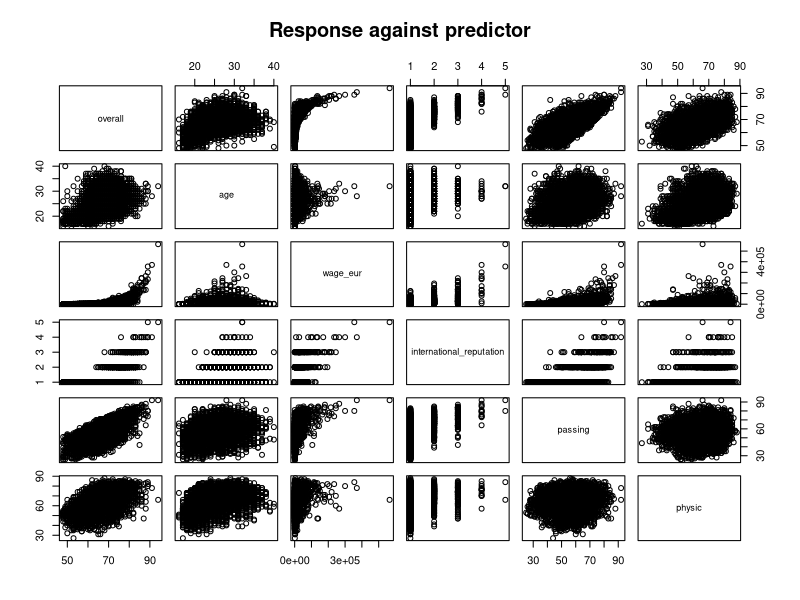

The R source for this figure: (Note: this script raises an error after producing the figure.)
## ---- chunk 1
library(tidyverse)
library(knitr)
library(car)
knitr::opts_chunk$set(fig.pos = 'H', echo = FALSE, message = FALSE, warning = FALSE)

## ---- chunk 2
#| lable: fig-data
#| fig-cap: Statistical analysis of "overall'
#| echo: false
#| warning: false
#| information: false


data <- read.csv("../data/cleaned_data/cleaned_data.csv")
transform_data <- data
summary_stats <- data.frame(
  min = min(data$overall),
  max = max(data$overall),
  mean = mean(data$overall),
  median = median(data$overall),
  standard_deviation = sd(data$overall)
)
kable(summary_stats, caption = "Descriptive Statistic of Response Variable")
## ---- chunk 3
#| echo: false
#| message: false
#| warning: false
#| information: false
plot(data[, c(2,3,4,5,6,7)], main="Response against predictor")
data$wage_eur[data$wage_eur == 0] <- 1
p<-powerTransform(cbind(data[, 2:7]))
summary(p)
## ---- chunk 4
#| echo: false
#| message: false
#| warning: false
#| information: false

par(mfrow=c(2,3))

summary_table <- data.frame(
  predictors = c("shooting", "wage_eur", "international_reputation", "passing", "physic"),
  min = c(min(data$shooting),min(data$wage_eur), min(data$international_reputation), min(data$passing), min(data$physic)),
  max = c(max(data$shooting),max(data$wage_eur), max(data$international_reputation), max(data$passing), max(data$physic)),
  mean = c(mean(data$shooting),mean(data$wage_eur), mean(data$international_reputation), mean(data$passing), mean(data$physic)),
  median = c(median(data$shooting),median(data$wage_eur), median(data$international_reputation), median(data$passing), median(data$physic)),
  standard_deviation = c(sd(data$shooting),sd(data$wage_eur), sd(data$international_reputation), sd(data$passing), sd(data$physic))
)

kable(summary_table, caption = "Descriptive Statistic of Predictors")

hist(data$shooting, main = "Shooting Histogram")
hist(data$wage_eur, main = "Wage_eur Histogram")
hist(data$international_reputation, main = "International reputation Histogram")
hist(data$passing, main =  "Passing Histogram")
hist(data$physic, main = "physic Histogram")
## ---- chunk 5
#| echo: false
#| message: false
#| warning: false
#| information: false

transform_data$international_reputation <- as.factor(transform_data$international_reputation)
transform_data$wage_eur_transformed <- transform_data$wage_eur^0.25
transform_data$physic_transformed <- transform_data$physic^2
transform_data$passing_transformed <- transform_data$passing^2

fit_rating = lm(overall ~ shooting + wage_eur_transformed + international_reputation + passing_transformed + physic_transformed, data = transform_data)
fitted_value = fitted(fit_rating)
residual = resid(fit_rating)
plot(fitted_value, residual, xlim=c(50, 100), main = "Residual against fitted value")
summary(fit_rating)
## ---- chunk 6
#| echo: false
#| message: false
#| warning: false
#| information: false
#| fig-cap: Response against fitted value test
plot(fitted_value,data$overall, xlim=c(50,100), main = "Response against fitted value")
## ---- chunk 7
#| echo: false
#| message: false
#| warning: false
#| information: false

plot(fit_rating, which = 2)
